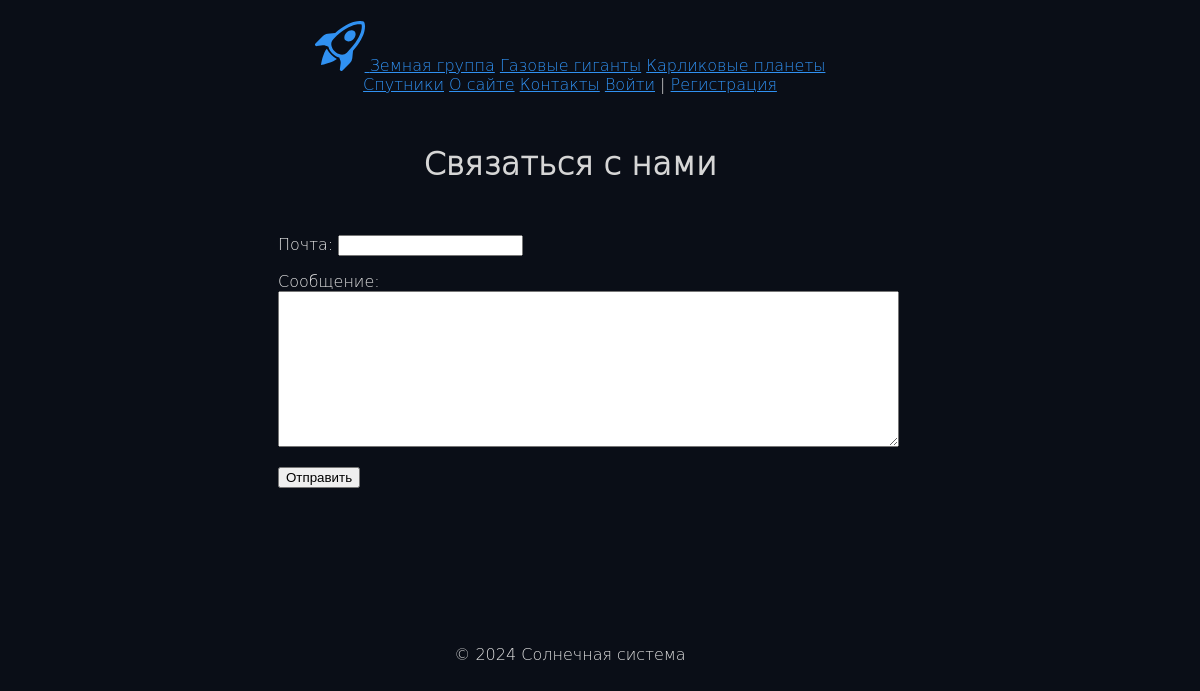
Page /contact/ on the committed database.
### basis/models.py (models this page shows, shortened)
class Category(models.Model):
    name = models.CharField(max_length=100, db_index=True, verbose_name="Категория")
    slug = models.SlugField(max_length=255, unique=True, db_index=True)
    class Meta:
        verbose_name = "категорию"
        verbose_name_plural = "Категории"
    def get_absolute_url(self):
        return reverse('category', kwargs={'category_slug': self.slug})

### basis/views.py (the view)
# urls.py: path('contact/', views.ContactPage.as_view(), name='contact'),
class ContactPage(FormView):
    form_class = AddContactForm
    template_name = 'basis/contact.html'
    success_url = reverse_lazy('home')
    extra_context = {
        'title': 'Связаться с нами',
        'main_title': 'Связаться с нами',
    }

### basis/forms.py
class AddContactForm(forms.Form):
    email = forms.EmailField(max_length=255, label="Почта")
    message = forms.CharField(widget=forms.Textarea(attrs={'cols': 75, 'rows': 10}), label="Сообщение")

### basis/templatetags/basis_tags.py (called while the page is built)
@register.inclusion_tag('basis/categories.html')
def get_categories(category_selected=0):
    categories = Category.objects.all()
    return {'categories': categories, 'category_selected': category_selected}

### basis/views.py (called while the page is built)
def get_menu():
    menu = [{'main_title': 'О сайте', 'name': 'about'}, {'main_title': 'Контакты', 'name': 'contact'}]
    return menu

### users/context_processors.py (called while the page is built)
def get_menu_context(request):
    return {'menu': get_menu()}

### basis/templates/basis/contact.html (shortened to what this page needs)
{% extends 'base.html' %}
{% block content %}
<form action="" method="post">
    {{form.as_p}}
    <button type="submit">Отправить</button>
</form>
{% endblock %}

### basis/templates/basis/categories.html
{% for c in categories %}
{% if c.id == category_selected %}
<a class="selected">{{c.name}}</a>
{% else %}
<a href="{{c.get_absolute_url}}">{{c.name}}</a>
{% endif %}
{% endfor %}

### basis/static/basis/css/styles.css (style rules this page uses)
body { font-family: 'DejaVu Sans Light'; background: #0a0e17 }
p { color: #E3E3E3; }
a { color: #3091F2; }

### rows in the picture
Category: name "Земная группа"
Category: name "Газовые гиганты"
Category: name "Карликовые планеты"
Category: name "Спутники"

### other values in the picture
{{ m.main_title }} "О сайте" "Контакты"
{{ main_title }} "Связаться с нами"
